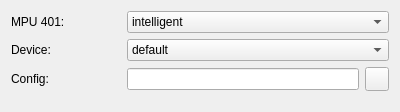
         <widget class="QWidget" name="pageMidi">
          <property name="geometry">
           <rect>
            <x>0</x>
            <y>0</y>
            <width>396</width>
            <height>112</height>
           </rect>
          </property>
          <attribute name="label">
           <string>Midi</string>
          </attribute>
          <layout class="QGridLayout" name="gridLayout_8">
           <item row="0" column="0">
            <layout class="QVBoxLayout" name="vlMidi">
             <item>
              <layout class="QHBoxLayout" name="hlMidiMpu401">
               <item>
                <widget class="QLabel" name="labelMDIMPU401">
                 <property name="minimumSize">
                  <size>
                   <width>110</width>
                   <height>0</height>
                  </size>
                 </property>
                 <property name="maximumSize">
                  <size>
                   <width>110</width>
                   <height>16777215</height>
                  </size>
                 </property>
                 <property name="text">
                  <string>MPU 401:</string>
                 </property>
                 <property name="buddy">
                  <cstring>comboBoxMDIMPU</cstring>
                 </property>
                </widget>
               </item>
               <item>
                <widget class="QComboBox" name="comboBoxMDIMPU">
                 <property name="currentIndex">
                  <number>2</number>
                 </property>
                 <item>
                  <property name="text">
                   <string>none</string>
                  </property>
                 </item>
                 <item>
                  <property name="text">
                   <string>uart</string>
                  </property>
                 </item>
                 <item>
                  <property name="text">
                   <string>intelligent</string>
                  </property>
                 </item>
                </widget>
               </item>
              </layout>
             </item>
             <item>
              <layout class="QHBoxLayout" name="hlMidiDevice">
               <item>
                <widget class="QLabel" name="labelMDIDevice">
                 <property name="minimumSize">
                  <size>
                   <width>110</width>
                   <height>0</height>
                  </size>
                 </property>
                 <property name="maximumSize">
                  <size>
                   <width>110</width>
                   <height>16777215</height>
                  </size>
                 </property>
                 <property name="text">
                  <string>Device:</string>
                 </property>
                 <property name="buddy">
                  <cstring>comboBoxMDIDevice</cstring>
                 </property>
                </widget>
               </item>
               <item>
                <widget class="QComboBox" name="comboBoxMDIDevice">
                 <item>
                  <property name="text">
                   <string>default</string>
                  </property>
                 </item>
                 <item>
                  <property name="text">
                   <string>alsa</string>
                  </property>
                 </item>
                 <item>
                  <property name="text">
                   <string>oss</string>
                  </property>
                 </item>
                 <item>
                  <property name="text">
                   <string>win32</string>
                  </property>
                 </item>
                 <item>
                  <property name="text">
                   <string>coreaudio</string>
                  </property>
                 </item>
                 <item>
                  <property name="text">
                   <string>none</string>
                  </property>
                 </item>
                </widget>
               </item>
              </layout>
             </item>
             <item>
              <layout class="QHBoxLayout" name="hlMidiConfig">
               <item>
                <widget class="QLabel" name="labelMDIConfig">
                 <property name="minimumSize">
                  <size>
                   <width>110</width>
                   <height>0</height>
                  </size>
                 </property>
                 <property name="maximumSize">
                  <size>
                   <width>110</width>
                   <height>16777215</height>
                  </size>
                 </property>
                 <property name="text">
                  <string>Config:</string>
                 </property>
                 <property name="buddy">
                  <cstring>lineEditMDIConfig</cstring>
                 </property>
                </widget>
               </item>
               <item>
                <widget class="QLineEdit" name="lineEditMDIConfig"/>
               </item>
               <item>
                <widget class="QPushButton" name="btnConfig">
                 <property name="minimumSize">
                  <size>
                   <width>24</width>
                   <height>24</height>
                  </size>
                 </property>
                 <property name="maximumSize">
                  <size>
                   <width>24</width>
                   <height>24</height>
                  </size>
                 </property>
                 <property name="text">
                  <string/>
                 </property>
                 <property name="icon">
                  <iconset resource="../../../resource/dboxfe.qrc">
                   <normaloff>:/pics/images/folder-open_16.png</normaloff>:/pics/images/folder-open_16.png</iconset>
                 </property>
                </widget>
               </item>
              </layout>
             </item>
            </layout>
           </item>
           <item row="1" column="0">
            <spacer name="vsMidi">
             <property name="orientation">
              <enum>Qt::Vertical</enum>
             </property>
             <property name="sizeHint" stdset="0">
              <size>
               <width>378</width>
               <height>117</height>
              </size>
             </property>
            </spacer>
           </item>
          </layout>
         </widget>
